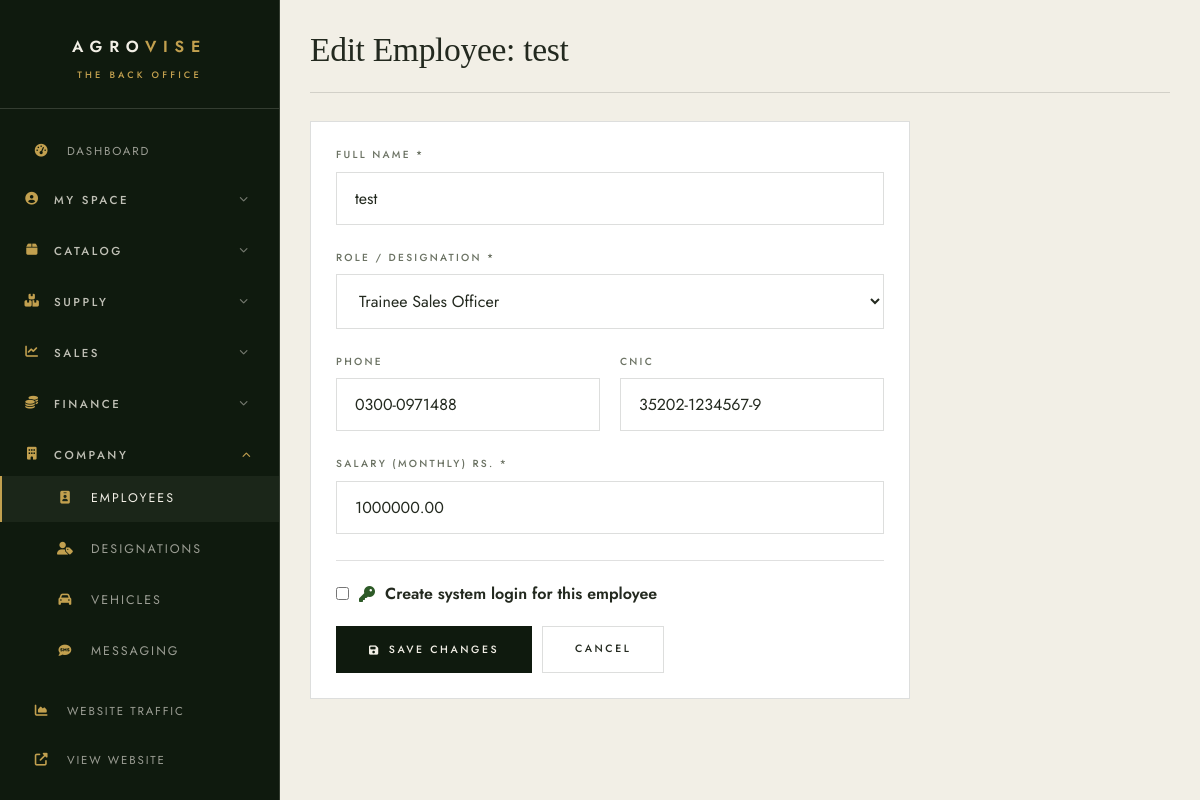
Page /admin/edit-employee.php?id=5 (signed in) on the committed database.
### tables this page shows
CREATE TABLE `employees` (
  `id` int NOT NULL AUTO_INCREMENT,
  `name` varchar(255) NOT NULL,
  `cnic` varchar(20) NOT NULL,
  `phone` varchar(20) NOT NULL,
  `address` text NOT NULL,
  `role` varchar(100) NOT NULL,
  `salary` decimal(10,2) NOT NULL,
  `created_at` timestamp NULL DEFAULT CURRENT_TIMESTAMP,
  PRIMARY KEY (`id`),
  UNIQUE KEY `cnic` (`cnic`)
);

### includes/functions.php (called while the page is built, shortened)
<?php
function sanitize($input) {
    return htmlspecialchars(trim($input ?? ''), ENT_QUOTES, 'UTF-8');
}
?>

### admin/edit-employee.php (the view, shortened to what this page needs)
<?php
require_once '../includes/functions.php';
$conn = getDBConnection();
$id = intval($_GET['id'] ?? 0);
$designationsList = $conn->query("SELECT title FROM designations ORDER BY title")->fetchAll(PDO::FETCH_COLUMN);
$stmt = $conn->prepare("SELECT * FROM employees WHERE id = ?");
$stmt->execute([$id]);
$employee = $stmt->fetch();
$accStmt = $conn->prepare("SELECT * FROM admins WHERE employee_id = ? LIMIT 1");
$accStmt->execute([$id]);
$account = $accStmt->fetch();
?>
<!DOCTYPE html>
<html lang="en">
<head>
    <link rel="stylesheet" href="https://cdnjs.cloudflare.com/ajax/libs/font-awesome/6.4.0/css/all.min.css">
    <link rel="stylesheet" href="../assets/css/style.css?v=ed3">
</head>
<body class="admin-body">
    <div class="admin-wrapper">
        <?php require __DIR__ . '/../includes/admin-sidebar.php'; ?>
        <main class="admin-main">
            <div class="admin-header"><h1>Edit Employee: <?php echo sanitize($employee['name']); ?></h1></div>
            <div class="data-card" style="max-width: 600px;">
                <div style="padding: 25px;">
                    <form method="POST">
                        <div class="form-group">
                            <label class="form-label">Full Name *</label>
                            <input type="text" name="name" class="form-input" required value="<?php echo sanitize($employee['name']); ?>">
                        </div>
                        <div class="form-group">
                            <label class="form-label">Role / Designation *</label>
                            <select name="role" class="form-select" required>
                                <?php foreach ($designationsList as $title): ?>
                                <option value="<?php echo sanitize($title); ?>" <?php echo $employee['role'] === $title ? 'selected' : ''; ?>><?php echo sanitize($title); ?></option>
                                <?php endforeach; ?>
                            </select>
                        </div>
                        <div style="display: grid; grid-template-columns: 1fr 1fr; gap: 20px;">
                            <div class="form-group">
                                <label class="form-label">Phone</label>
                                <input type="text" name="phone" class="form-input" value="<?php echo sanitize($employee['phone']); ?>">
                            </div>
                            <div class="form-group">
                                <label class="form-label">CNIC</label>
                                <input type="text" name="cnic" class="form-input" value="<?php echo sanitize($employee['cnic']); ?>">
                            </div>
                        </div>
                        <div class="form-group">
                            <label class="form-label">Salary (Monthly) Rs. *</label>
                            <input type="number" step="0.01" name="salary" class="form-input" required value="<?php echo $employee['salary']; ?>">
                        </div>
                        <div style="border-top: 1px solid #e0e0e0; margin: 26px 0 20px; padding-top: 20px;">
                            <?php if ($account): ?>
                                <p style="font-weight:600; display:flex; align-items:center; gap:10px;">
                                    <i class="fas fa-key" style="color: var(--primary-green);"></i>
                                    System access: <span style="color:<?php echo $account['role']==='admin' ? '#2e7d32' : '#1565c0'; ?>;"><?php echo strtoupper($account['role']); ?></span>
                                    <span style="font-weight:400; color:#777;">(username: <?php echo sanitize($account['username']); ?>)</span>
                                </p>
                            <?php else: ?>
                                <label style="display:flex; align-items:center; gap:10px; cursor:pointer; font-weight:600;">
                                    <input type="checkbox" name="create_account" id="createAccount">
                                    <i class="fas fa-key" style="color: var(--primary-green);"></i> Create system login for this employee
                                </label>
                            <?php endif; ?>
                        </div>
                        <div style="margin-top: 20px; display: flex; gap: 10px;">
                            <button type="submit" class="btn btn-primary"><i class="fas fa-save"></i> Save Changes</button>
                            <a href="employees.php" class="btn btn-outline">Cancel</a>
                        </div>
                    </form>
                </div>
            </div>
        </main>
    </div>
</body>
</html>

### rows in the picture
employees: name "test", phone "0300-0971488", cnic "35202-1234567-9", salary "1000000.00"

### other values in the picture
form field role "Trainee Sales Officer"
